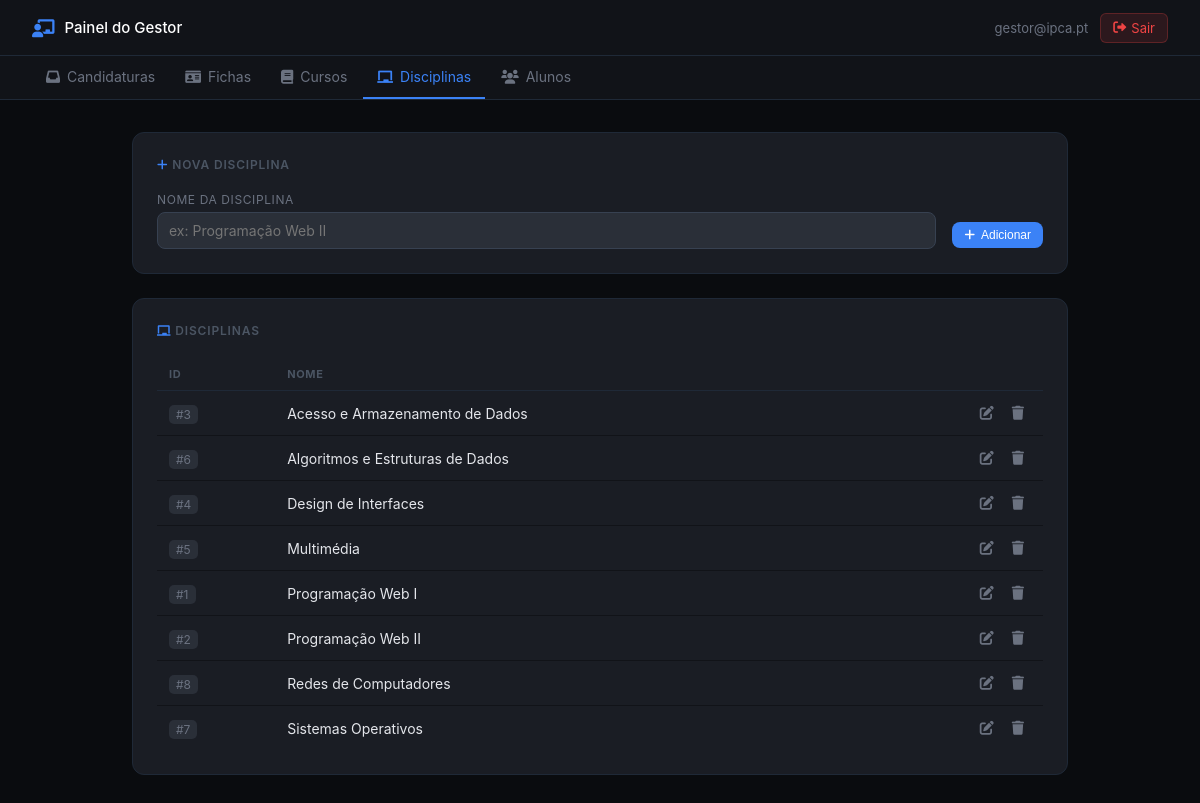
Page /gestor_disciplinas.php (signed in) on the committed database.
### tables this page shows
CREATE TABLE `disciplinas` (
  `Id_disciplina` int(11) NOT NULL,
  `nome_disciplina` varchar(255) NOT NULL,
  `Sigla` varchar(10) DEFAULT NULL
);

### gestor_disciplinas.php (the view, shortened to what this page needs)
<?php
require_once "config.php";
$disciplinas = $conn->query("SELECT * FROM disciplinas ORDER BY nome_disciplina");
?>
<!DOCTYPE html>
<html lang="pt">
<head>
<link rel="stylesheet" href="https://cdnjs.cloudflare.com/ajax/libs/font-awesome/6.0.0/css/all.min.css">
<?php include 'gestor_nav.php'; ?>
</head>
<body>
<div class="page">
<div class="card">
    <div class="card-title"><i class="fas fa-plus" style="color:#3b82f6"></i> Nova disciplina</div>
    <form method="POST" style="display:flex;gap:1rem;align-items:flex-end;">
        <div class="form-group" style="flex:1;margin:0">
            <label>Nome da disciplina</label>
            <input type="text" name="nome" placeholder="ex: Programação Web II" required>
        </div>
        <button type="submit" name="add_disciplina" class="btn btn-primary btn-sm" style="margin-bottom:1px">
            <i class="fas fa-plus"></i> Adicionar
        </button>
    </form>
</div>
<div class="card">
    <div class="card-title"><i class="fas fa-chalkboard" style="color:#3b82f6"></i> Disciplinas</div>
    <table>
        <thead><tr><th>ID</th><th>Nome</th><th></th></tr></thead>
        <tbody>
        <?php while ($row = $disciplinas->fetch_assoc()): ?>
        <tr>
            <td><span class="badge-id">#<?= $row['Id_disciplina'] ?></span></td>
            <td class="td-main"><?= htmlspecialchars($row['nome_disciplina']) ?></td>
            <td style="text-align:right">
                <a href="?edit_disciplina=<?= $row['Id_disciplina'] ?>" class="btn-edit-sm"><i class="fas fa-edit"></i></a>
                <a href="?del_disciplina=<?= $row['Id_disciplina'] ?>" class="btn-danger-sm"
                   onclick="return confirm('Eliminar disciplina?')"><i class="fas fa-trash"></i></a>
            </td>
        </tr>
        <?php endwhile; ?>
        </tbody>
    </table>
</div>
</div>
</body>
</html>

### gestor_nav.php (style rules this page uses)
* { margin:0;padding:0;box-sizing:border-box; }
body { font-family:-apple-system,BlinkMacSystemFont,'Segoe UI',Roboto,Ubuntu;background:#0a0c0f;color:#e4e6eb;min-height:100vh; }
.page { max-width:1000px;margin:0 auto;padding:2rem; }
.card { background:#1a1d24;border-radius:12px;padding:1.5rem;border:1px solid #1f2937;margin-bottom:1.5rem; }
.card-title { font-size:.75rem;font-weight:600;text-transform:uppercase;letter-spacing:.07em;color:#4b5563;margin-bottom:1.25rem; }
.form-group { margin-bottom:1rem; }
.form-group label { display:block;font-size:12px;color:#6b7280;text-transform:uppercase;letter-spacing:.05em;margin-bottom:5px; }
input[type=text],input[type=email],input[type=date],select { width:100%;padding:9px 11px;background:#2a2f38;border:1px solid #374151;border-radius:8px;color:#fff;font-size:14px;transition:.2s;font-family:inherit; }
.btn { padding:9px 18px;border:none;border-radius:8px;font-size:13px;cursor:pointer;display:inline-flex;align-items:center;gap:6px;transition:.2s;font-weight:500;text-decoration:none; }
.btn-primary { background:#3b82f6;color:#fff; }
.btn-sm { padding:6px 12px;font-size:12px; }
.btn-danger-sm { background:none;border:none;color:#6b7280;cursor:pointer;padding:5px 7px;border-radius:6px;transition:.2s; }
.btn-edit-sm { background:none;border:none;color:#6b7280;cursor:pointer;padding:5px 7px;border-radius:6px;transition:.2s;text-decoration:none;display:inline-flex;align-items:center; }
table { width:100%;border-collapse:collapse;font-size:14px; }
th { text-align:left;padding:9px 12px;font-size:11px;text-transform:uppercase;letter-spacing:.06em;color:#4b5563;border-bottom:1px solid #1f2937; }
td { padding:10px 12px;border-bottom:1px solid #111318;color:#9ca3af;vertical-align:middle; }
td.td-main { color:#e4e6eb; }
tr:last-child td { border-bottom:none; }
.badge-id { background:#2a2f38;color:#6b7280;padding:2px 7px;border-radius:5px;font-size:12px; }

### rows in the picture
disciplinas: Id_disciplina "3", nome_disciplina "Acesso e Armazenamento de Dados"
disciplinas: Id_disciplina "6", nome_disciplina "Algoritmos e Estruturas de Dados"
disciplinas: Id_disciplina "4", nome_disciplina "Design de Interfaces"
disciplinas: Id_disciplina "5", nome_disciplina "Multimédia"
disciplinas: Id_disciplina "1", nome_disciplina "Programação Web I"
disciplinas: Id_disciplina "2", nome_disciplina "Programação Web II"
disciplinas: Id_disciplina "8", nome_disciplina "Redes de Computadores"
disciplinas: Id_disciplina "7", nome_disciplina "Sistemas Operativos"

### other values in the picture
$_SESSION['user'] "gestor@ipca.pt"
$item['label'] "Candidaturas"
$item['label'] "Fichas"
$item['label'] "Cursos"
$item['label'] "Disciplinas"
$item['label'] "Alunos"
